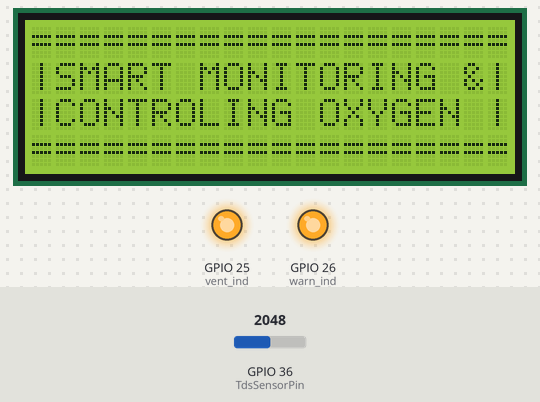
Simulated run of this sketch. Board: ESP32. Parts: 20×4 character LCD, output pins drawn as LEDs (lit = HIGH). Dashed ring = blinking. The test bench sets the inputs (shaded band); at power-on: GPIO 36 (TdsSensorPin) = 2048. WiFi joins after 1.5 s; servers stay silent unless stated; uploads are accepted with an empty reply; the local clock reads 2024-03-15 10:24:30 at power-on unless the sketch sets it; what the sketch prints to the serial monitor is not drawn.

Above: at 11.4 s.
11.5 s: GPIO 36 (TdsSensorPin) set to 163
At 13.8 s:
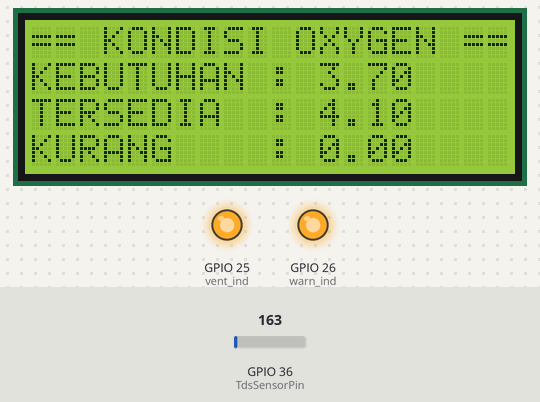
17.3 s: GPIO 36 (TdsSensorPin) set to 136
At 19.1 s:
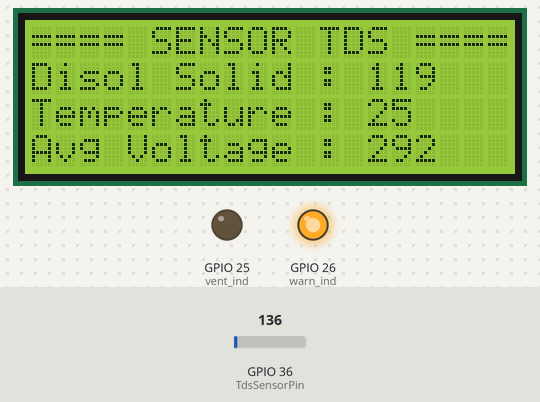
23.1 s: GPIO 36 (TdsSensorPin) set to 60
At 27.7 s:
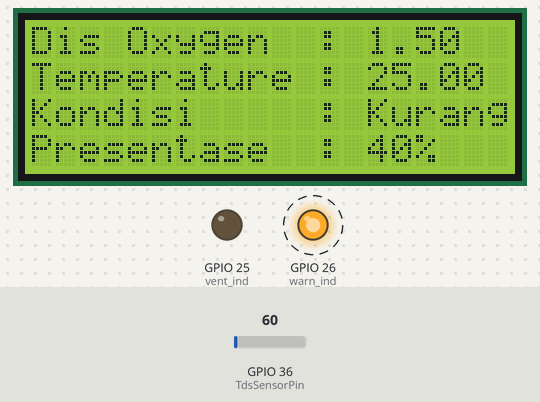
28.5 s: GPIO 36 (TdsSensorPin) set to 240
At 29.9 s:
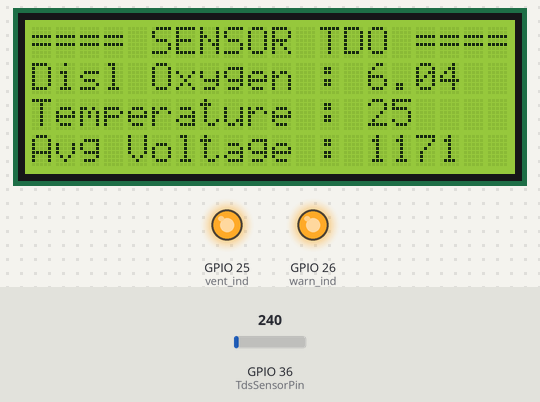
32.7 s: GPIO 36 (TdsSensorPin) set to 0
At 35.8 s:
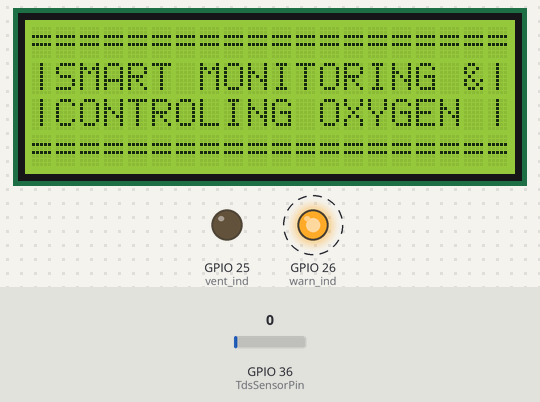
38.5 s: GPIO 36 (TdsSensorPin) set to 491
At 40.7 s:
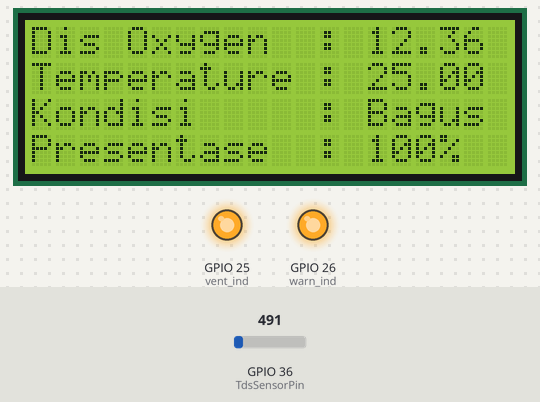
Timing chart, 0 to 42.2 s (numbered marks = the images above; inputs shaded):
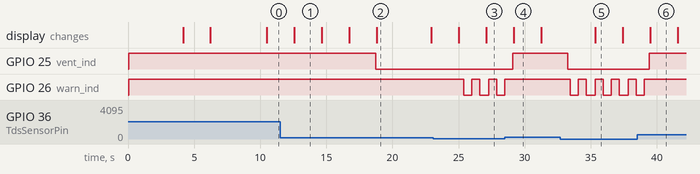

The sketch:

saeudang.ino
```cpp
//Untuk LCD
#include <Wire.h>
#include <LiquidCrystal_I2C.h>
//Untuk WiFi
#include <WiFi.h>
#include <HTTPClient.h>
#include <ArduinoJson.h>

#define warn_ind 26
#define vent_ind 25

char DayNow[10];
char TimNow[10];
char TglNow[10];

const char* ntpServer = "pool.ntp.org";
const long  gmtOffset_sec = 21600;
const int   daylightOffset_sec = 3600;

// Replace with your network credentials (STATION)
const char* ssid = "SAEUDANG";
const char* password = "12345678";
String serverName = "http://192.168.43.79/saeudang/add.php";
String serverControl = "http://192.168.43.79/saeudang/set_control.php";
String key = "12345";

LiquidCrystal_I2C lcd(0x27,20,4);

//Data Global
char temp[10];
int set_alarm = 0;
int alrm = 0;

//Ubah data TDS
char data_tds[10]; //Data TDS sensor PPM
char data_tds1[10]; //Data TDS sensor Temprature;
char data_tds2[10]; //Data TDS sensor Average Voltage

//Ubah data TDO
char data_tdo[10];
char data_tdo1[10];
char data_tdo2[10];
char data_tdo3[10];
char data_tdo4[10];

//Kondisi Website
char kondisi[10];
char kebutuhan[10];
char kurang[10];
char persentase[10];
float kebut_kondisi = 3.70;
float kurang_oksigen;
float persentase_oksigen;
char send_db[40];

//======== Timing ========
unsigned long currentMillis;
unsigned long previousMillisLCD = 0;
const int IntervalLCD = 2000;
unsigned long previousMillisDB = 0;
const int IntervalDB = 50000;
unsigned long previousMillisAl = 0;
const int IntervalAl = 500;

//======== Global Variable ========
int count = 0;
char serverPath[30];
float temp_mean;
float dataDO;

//Untuk Sensor TDS
#define TdsSensorPin 36
#define VREF 5.0      // analog reference voltage(Volt) of the ADC
#define SCOUNT  30           // sum of sample point
int analogBuffer[SCOUNT];    // store the analog value in the array, read from ADC
int analogBufferTemp[SCOUNT];
int analogBufferIndex = 0,copyIndex = 0;
float averageVoltage = 0,tdsValue = 0,temperature = 25;

//Untuk TDO
#define DO_PIN 36
#define VREF 5000    //VREF (mv)
#define ADC_RES 1024 //ADC Resolution

//Single-point calibration Mode=0
//Two-point calibration Mode=1
#define TWO_POINT_CALIBRATION 0
#define READ_TEMP (25) //Current water temperature ℃, Or temperature sensor function

//Single point calibration needs to be filled CAL1_V and CAL1_T
#define CAL1_V (1600) //mv
#define CAL1_T (25)   //℃
//Two-point calibration needs to be filled CAL2_V and CAL2_T
//CAL1 High temperature point, CAL2 Low temperature point
#define CAL2_V (1300) //mv
#define CAL2_T (15)   //℃

const uint16_t DO_Table[41] = {
    14460, 14220, 13820, 13440, 13090, 12740, 12420, 12110, 11810, 11530,
    11260, 11010, 10770, 10530, 10300, 10080, 9860, 9660, 9460, 9270,
    9080, 8900, 8730, 8570, 8410, 8250, 8110, 7960, 7820, 7690,
    7560, 7430, 7300, 7180, 7070, 6950, 6840, 6730, 6630, 6530, 6410};

uint8_t Temperaturet;
uint16_t ADC_Raw;
uint16_t ADC_Voltage;
uint16_t DO;

int16_t readDO(uint32_t voltage_mv, uint8_t temperature_c)
{
#if TWO_POINT_CALIBRATION == 0
  uint16_t V_saturation = (uint32_t)CAL1_V + (uint32_t)35 * temperature_c - (uint32_t)CAL1_T * 35;
  return (voltage_mv * DO_Table[temperature_c] / V_saturation);
#else
  uint16_t V_saturation = (int16_t)((int8_t)temperature_c - CAL2_T) * ((uint16_t)CAL1_V - CAL2_V) / ((uint8_t)CAL1_T - CAL2_T) + CAL2_V;
  return (voltage_mv * DO_Table[temperature_c] / V_saturation);
#endif
}

//Membuat Fungsi Sensor TDS masuk ke LOOP
void tds()
{
  static unsigned long analogSampleTimepoint = millis();
   if(millis()-analogSampleTimepoint > 40U)     //every 40 milliseconds,read the analog value from the ADC
   {
     analogSampleTimepoint = millis();
     analogBuffer[analogBufferIndex] = 60;    //read the analog value and store into the buffer
     analogBufferIndex++;
     if(analogBufferIndex == SCOUNT)
         analogBufferIndex = 0;
   }
   static unsigned long printTimepoint = millis();
   if(millis()-printTimepoint > 800U)
   {
      printTimepoint = millis();
      for(copyIndex=0;copyIndex<SCOUNT;copyIndex++)
        analogBufferTemp[copyIndex]= analogBuffer[copyIndex];
      averageVoltage = getMedianNum(analogBufferTemp,SCOUNT) * (float)VREF / 1024.0; // read the analog value more stable by the median filtering algorithm, and convert to voltage value
      float compensationCoefficient=1.0+0.02*(temperature-25.0);    //temperature compensation formula: fFinalResult(25^C) = fFinalResult(current)/(1.0+0.02*(fTP-25.0));
      float compensationVolatge=averageVoltage/compensationCoefficient;  //temperature compensation
      tdsValue=(133.42*compensationVolatge*compensationVolatge*compensationVolatge - 255.86*compensationVolatge*compensationVolatge + 857.39*compensationVolatge)*0.5; //convert voltage value to tds value
      //Serial.print("voltage:");
      //Serial.print(averageVoltage,2);
      //Serial.print("V   ");
      Serial.print("TDS Value:");
      Serial.print(tdsValue,0);
      Serial.println("ppm");
   }
}

int getMedianNum(int bArray[], int iFilterLen)
{
      int bTab[iFilterLen];
      for (byte i = 0; i<iFilterLen; i++)
      bTab[i] = bArray[i];
      int i, j, bTemp;
      for (j = 0; j < iFilterLen - 1; j++)
      {
      for (i = 0; i < iFilterLen - j - 1; i++)
          {
        if (bTab[i] > bTab[i + 1])
            {
        bTemp = bTab[i];
            bTab[i] = bTab[i + 1];
        bTab[i + 1] = bTemp;
         }
      }
      }
      if ((iFilterLen & 1) > 0)
    bTemp = bTab[(iFilterLen - 1) / 2];
      else
    bTemp = (bTab[iFilterLen / 2] + bTab[iFilterLen / 2 - 1]) / 2;
      return bTemp;
}

//Membuat fungsi TDO Masuk ke LOOP
void tdo() {
  Temperaturet = (uint8_t)READ_TEMP;
  ADC_Raw = analogRead(DO_PIN);
  ADC_Voltage = uint32_t(VREF) * ADC_Raw / ADC_RES;
  dataDO = abs(((float)readDO(ADC_Voltage, Temperaturet))/1000);

  kurang_oksigen = (float)kebut_kondisi - dataDO;
  persentase_oksigen = (float)dataDO*100/kebut_kondisi;

  if(kurang_oksigen <= 0){
    kurang_oksigen = 0;
  }

  if(persentase_oksigen >= 100){
    persentase_oksigen = 100;
  }
  else if(persentase_oksigen <= 0){
    persentase_oksigen = 0;
  }

  Serial.print("Data DO   : "); Serial.println(dataDO);
  Serial.print("Kebutuhan : "); Serial.println(kebut_kondisi);
  Serial.print("Kurang    : "); Serial.println(kurang_oksigen);

//  Serial.print("Temperaturet:\t" + String(Temperaturet) + "\t");
//  Serial.print("ADC RAW:\t" + String(ADC_Raw) + "\t");
//  Serial.print("ADC Voltage:\t" + String(ADC_Voltage) + "\t");
//  Serial.println("DO:\t" + String(readDO(ADC_Voltage, Temperaturet)) + "\t");
}

void LocalTime()
{
  struct tm timeinfo;
  if(!getLocalTime(&timeinfo)){
    Serial.println("Failed to obtain time");
    return;
  }
  strftime(DayNow,10, "%A", &timeinfo);
  strftime(TimNow,10, "%T", &timeinfo);
  strftime(TglNow,10, "%D", &timeinfo);
}

void setData(){
  tds();
  tdo();
  condition();
  LocalTime();

  temp_mean = (float)(Temperaturet+temperature)/2;

  sprintf(data_tds, "%d", (int)tdsValue);
  sprintf(data_tds1, "%d", (int)temperature);
  sprintf(data_tds2, "%d", (int)averageVoltage);
  sprintf(kebutuhan, "%.2f", kebut_kondisi);

  sprintf(data_tdo, "%d", (int)Temperaturet);
  sprintf(data_tdo1, "%d", (int)ADC_Raw);
  sprintf(data_tdo2, "%d", (int)ADC_Voltage);
  sprintf(data_tdo3, "%.2f", dataDO);
  sprintf(persentase, "%d", (int)persentase_oksigen);
  sprintf(data_tdo4, "%.2f", kurang_oksigen);

  sprintf(temp, "%.2f", temp_mean);
}

void firstMenu() {
  lcd.setCursor(0, 0); lcd.print("====================");
  lcd.setCursor(0, 1); lcd.print("|  HALLO SAEUDANG  |");
  lcd.setCursor(0, 2); lcd.print("|CREATIVITY STATION|");
  lcd.setCursor(0, 3); lcd.print("====================");
}

void menuInfo() {
  lcd.clear();
  lcd.setCursor(0, 0); lcd.print("====================");
  lcd.setCursor(0, 1); lcd.print("|SMART MONITORING &|");
  lcd.setCursor(0, 2); lcd.print("|CONTROLING OXYGEN |");
  lcd.setCursor(0, 3); lcd.print("====================");
}

void menu1(){
  lcd.clear();

  lcd.setCursor(0, 0); lcd.print("== KONDISI OXYGEN ==");
  lcd.setCursor(0, 1); lcd.print("KEBUTUHAN : "); lcd.print(kebutuhan);
  lcd.setCursor(0, 2); lcd.print("TERSEDIA  : "); lcd.print(data_tdo3);
  lcd.setCursor(0, 3); lcd.print("KURANG    : "); lcd.print(data_tdo4);
}

//Menampilkan data TDO Sensor
void menu2() {
  lcd.clear();
  //Inisialisasi Data TDO
  lcd.setCursor(0, 0); lcd.print("Dis Oxygen  : "); lcd.print(data_tdo3);
  lcd.setCursor(0, 1); lcd.print("Temperature : "); lcd.print(temp);
  lcd.setCursor(0, 2); lcd.print("Kondisi     : "); lcd.print(kondisi);
  lcd.setCursor(0, 3); lcd.print("Presentase  : "); lcd.print(persentase);lcd.print("%");
}

void menu3() {
  lcd.clear();
  //Inisialisasi Data TDO
  lcd.setCursor(0, 0); lcd.print("==== SENSOR TDO ====");
  lcd.setCursor(0, 1); lcd.print("Disl Oxygen : "); lcd.print(data_tdo3);
  lcd.setCursor(0, 2); lcd.print("Temperature : "); lcd.print(data_tdo);
  lcd.setCursor(0, 3); lcd.print("Avg Voltage : "); lcd.print(data_tdo2);
}

//Menampilkan data TDS Sensor
void menu4() {
  lcd.clear();
  //Inisialisasi Data TDS
  lcd.setCursor(0, 0); lcd.print("==== SENSOR TDS ====");
  lcd.setCursor(0, 1); lcd.print("Disol Solid : 119"); //lcd.print(data_tds);
  lcd.setCursor(0, 2); lcd.print("Temperature : "); lcd.print(data_tds1);
  lcd.setCursor(0, 3); lcd.print("Avg Voltage : 292"); //lcd.print(data_tds2);
}

void displayLCD(){
  setData();
  if(count == 0){
    menuInfo();
  }
  else if(count == 1){
    menu1();
  }
  else if(count == 2){
    menu2();
  }
  else if(count == 3){
    menu3();
  }
  else if(count == 4){
    menu4();
  }

  if(count < 5){
    count++;
  }
  else{
    count = 0;
  }
}

void send2db(){
  setData();

  if(WiFi.status()== WL_CONNECTED){
    WiFiClient client;
    HTTPClient http;

    // Your Domain name with URL path or IP address with path
    http.begin(client, serverName);

    // Specify content-type header
    http.addHeader("Content-Type", "application/x-www-form-urlencoded");

    // Prepare your HTTP POST request data
    String httpRequestData = "hari=" + String(DayNow) + "&tanggal=" + String(TimNow) + "(" + String(TglNow) + ")&kondisi=" + String(kondisi) + "&kebutuhan=" + String(kebutuhan) + "&kurang=" + String(data_tdo4) + "&do=" + String(data_tdo3) + "&ds=100&temp=" + String(temp) + "&presentase=" + String(persentase);
    Serial.print("httpRequestData: ");
    Serial.println(httpRequestData);

    // Send HTTP POST request
    int httpResponseCode = http.POST(httpRequestData);

    if (httpResponseCode>0) {
      Serial.print("HTTP Response code: ");
      Serial.println(httpResponseCode);
    }
    else {
      Serial.print("Error code: ");
      Serial.println(httpResponseCode);
    }
    // Free resources
    http.end();
  }
  else {
    Serial.println("WiFi Disconnected");
  }
}

void control(){
  if(WiFi.status()== WL_CONNECTED){
    HTTPClient http;
    http.begin(serverControl);
    http.addHeader("Content-Type", "application/form-data");

    int httpResponseCode = http.POST("token=12345");

    if(httpResponseCode > 0){
      String response = http.getString();
      char json[500];
      response.toCharArray(json,500);
      StaticJsonDocument<200> doc;
      deserializeJson(doc, json);

      int venturi1 = doc["vent1"];
      int venturi2 = doc["vent2"];
      int venturi3 = doc["vent3"];
      int venturi4 = doc["vent4"];

      Serial.print("Venturi 1: ");
      Serial.println(venturi1);
      Serial.print("Venturi 2: ");
      Serial.println(venturi2);
      Serial.print("Venturi 3: ");
      Serial.println(venturi3);
      Serial.print("Venturi 4: ");
      Serial.println(venturi4);

      if(venturi1 == 1 || venturi2 == 1 || venturi3 == 1 || venturi3 == 4){
        digitalWrite(warn_ind, LOW);
      }

      Serial.println(http.getString());
    }
    else {
      Serial.print("Error code: ");
      Serial.println(httpResponseCode);
    }
    // Free resources
    http.end();
  }
  else {
    Serial.println("WiFi Disconnected");
  }
}

//Fungsi untuk menampilkan kondisi oksigen
void condition() {
  if(dataDO < (kebut_kondisi - 1)){
    sprintf(kondisi, "Kurang");
    set_alarm = 1;
  }
  else if (dataDO <= (kebut_kondisi + 1)){
    sprintf(kondisi, "Normal");
    set_alarm = 0;
  }
  else if (dataDO > (kebut_kondisi + 1)){
    sprintf(kondisi, "Bagus");
    set_alarm = 0;
  }

  if(dataDO < kebut_kondisi){
    digitalWrite(vent_ind, LOW);
  }
  else{
    digitalWrite(vent_ind, HIGH);
  }
}

void setup() {
  //Setup LCD
  lcd.init();
  //Setup TDS
  Serial.begin(115200);
  pinMode(TdsSensorPin,INPUT);
  pinMode(warn_ind,OUTPUT);
  pinMode(vent_ind,OUTPUT);

  digitalWrite(warn_ind, HIGH);
  digitalWrite(vent_ind, HIGH);

  // Print a message to the LCD.
  lcd.backlight();
  firstMenu();
  delay(4000);

  //Memanggi wifi
  WiFi.mode(WIFI_STA);
  WiFi.begin(ssid, password);

  lcd.clear();
  lcd.setCursor(0, 0); lcd.print("Connecting to Wifi..");
  Serial.print("Connecting to WiFi ..");
  while (WiFi.status() != WL_CONNECTED) {
    Serial.print('.');
    delay(1000);
  }
  lcd.setCursor(0, 1); lcd.print("Connected");
  lcd.setCursor(0, 2); lcd.print("Ssid: "); lcd.print(ssid);
  lcd.setCursor(0, 3); lcd.print("IP  : ");lcd.print(WiFi.localIP());
  Serial.println(WiFi.localIP());

  configTime(gmtOffset_sec, daylightOffset_sec, ntpServer);
  LocalTime();

  delay(4000);
}

void loop() {
  // put your main code here, to run repeatedly:
  control();

  currentMillis = millis();
  if (currentMillis - previousMillisDB >= IntervalDB) {
    previousMillisDB = currentMillis;
    send2db();
  }

  currentMillis = millis();
  if (currentMillis - previousMillisLCD >= IntervalLCD) {
    previousMillisLCD = currentMillis;
    displayLCD();
  }

  currentMillis = millis();
  if (currentMillis - previousMillisAl >= IntervalAl) {
    previousMillisAl = currentMillis;
    if(set_alarm == 1){
      if(alrm == 0){
        digitalWrite(warn_ind, LOW);
        alrm = 1;
      }
      else{
        digitalWrite(warn_ind, HIGH);
        alrm = 0;
      }
    }
    else{
      digitalWrite(warn_ind, HIGH);
    }
  }
}
```

Measured:
- the behaviour switches between 148 and 147 on GPIO 36 (TdsSensorPin) (found by bisection; images 1 and 2)
- after the input at 17.3 s, GPIO 25 (vent_ind): HIGH → LOW after 1.4 s
- after the input at 23.1 s, GPIO 26 (warn_ind): alternates HIGH for 0.60 s and LOW for 0.60 s, starting after 2.3 s
- after the input at 28.5 s, GPIO 25 (vent_ind): LOW → HIGH after 0.59 s; GPIO 26 (warn_ind): stops changing and stays HIGH
- after the input at 32.7 s, GPIO 25 (vent_ind): HIGH → LOW after 0.55 s; GPIO 26 (warn_ind): alternates HIGH for 0.60 s and LOW for 0.64 s, starting after 0.76 s
- after the input at 38.5 s, GPIO 25 (vent_ind): LOW → HIGH after 0.94 s; GPIO 26 (warn_ind): goes on until 39.0 s, then stays HIGH; the display: changes after 1.0 s (image 6)
- what the display in image 1 shows lasts 2.1 s, from 12.6 s to 14.7 s
